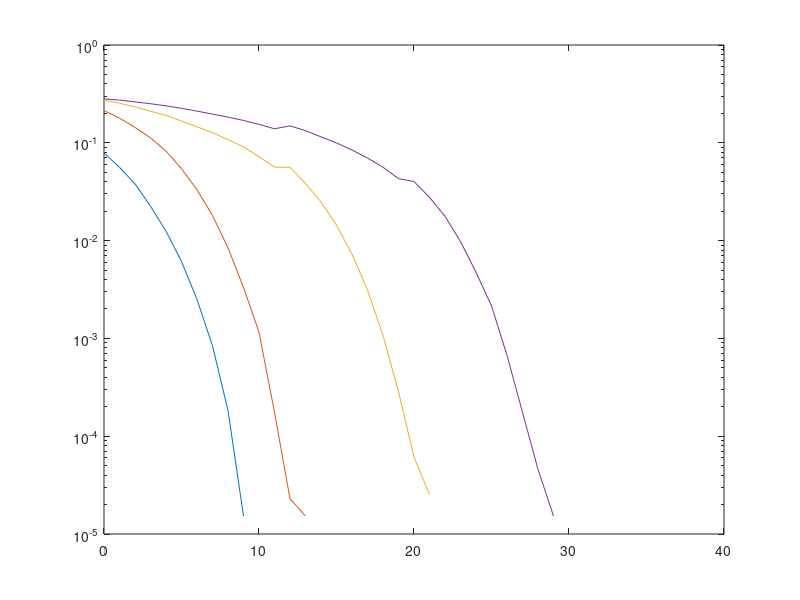
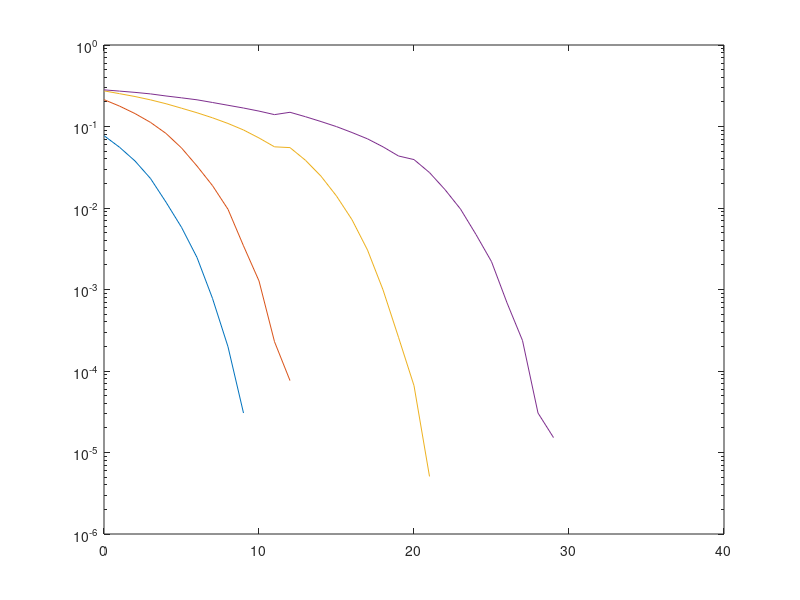
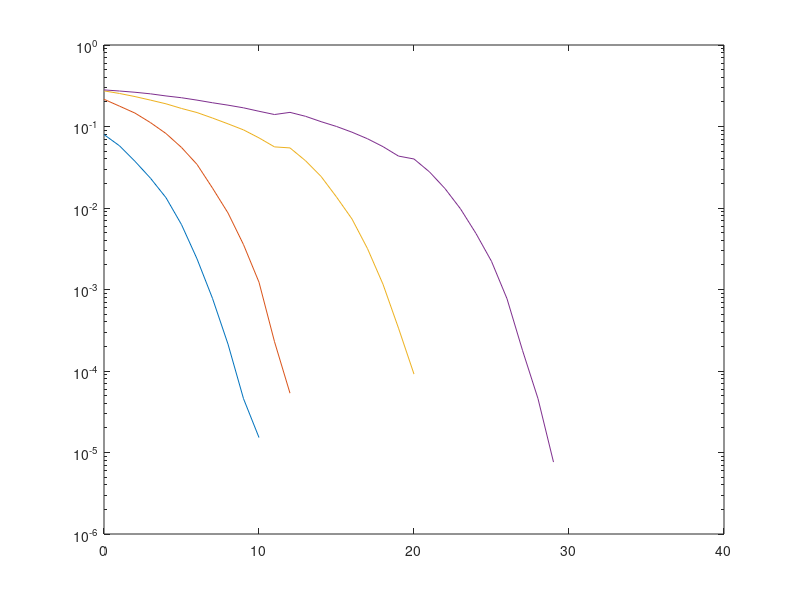
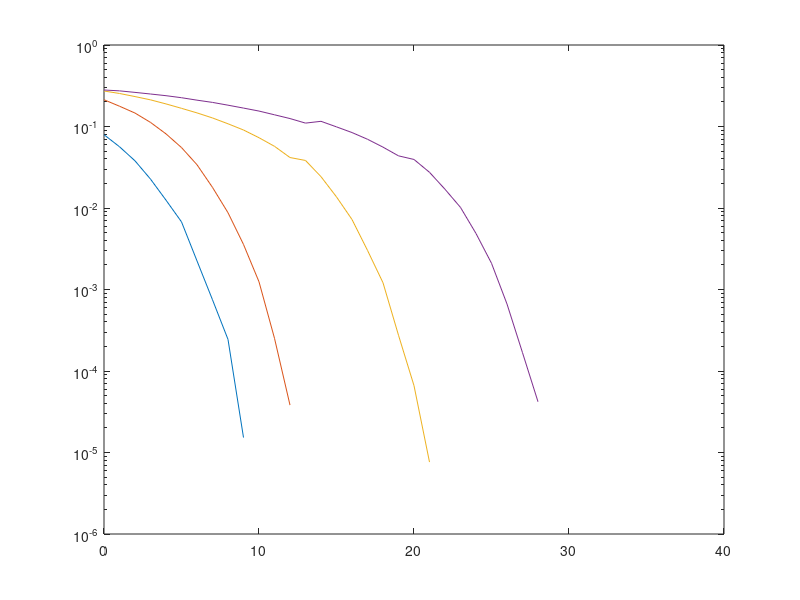

Here is the MATLAB script that generated these plots, in order:
clear all; close all; clc;
data= randi([0 1], 2^16 ,1);
for i=6:1:9
    for j=1:1:4
        if j<3
            mod_data= pskmod(data,2^j);
        elseif j==3
            mod_data= qammod(data,16);
        elseif j==4
            mod_data= qammod(data,64);
        end
        mod_data=reshape(mod_data,[2^i,((2^16)/(2^i))]);
        mod_data=ifft(mod_data,2^i);
        k=1;
        for l=0:1:40
            h=1/(sqrt(randn(1,1)+i*randn(1,1)));
            channel_rayleigh=h*mod_data;
            noise_gaussian=awgn(channel_rayleigh,l,'measured');
            rec_mod_data=inv(h)*noise_gaussian;
            rec_mod_data=fft(rec_mod_data,2^i);
            rec_mod_data=reshape(rec_mod_data,[2^16,1]);
            if j<3
                rec_demod_data=pskdemod(rec_mod_data,2^j);
            elseif j==3
                rec_demod_data=qamdemod(rec_mod_data,16);
            elseif j==4
                rec_demod_data=qamdemod(rec_mod_data,64);
            end
            [number,ratio]=biterr(rec_demod_data,data);
            err(k)=ratio;
            k=k+1;    
        end
        m=0:1:40;
        semilogy(m,err);
        hold on;      
    end
    hold off;
    figure();
end
